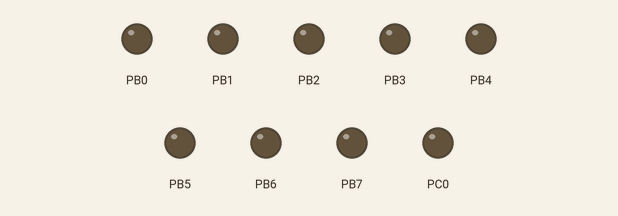
Recording of a program running on a simulated ATmega328P, built with avr-gcc and emulated at 8 MHz. Shown: output pins drawn as LEDs (lit = HIGH).

Above: at 0.12 s.
At 4.87 s:
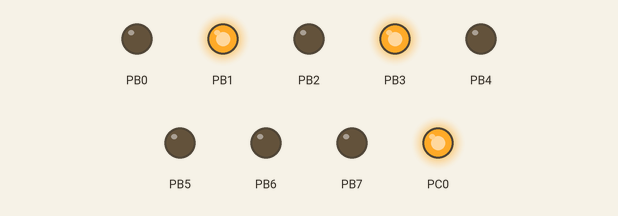
At 9.87 s:
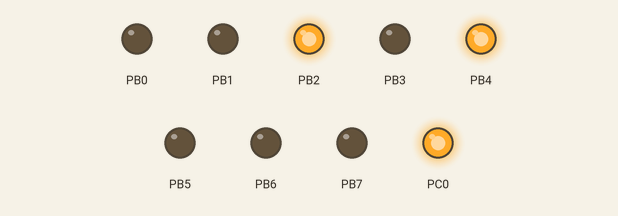
At 19.87 s:
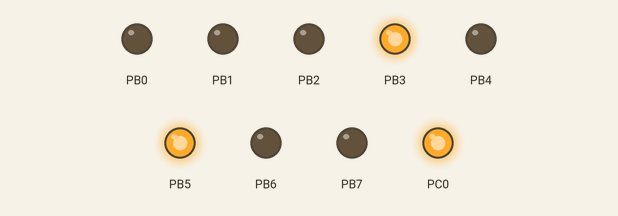
At 29.87 s:
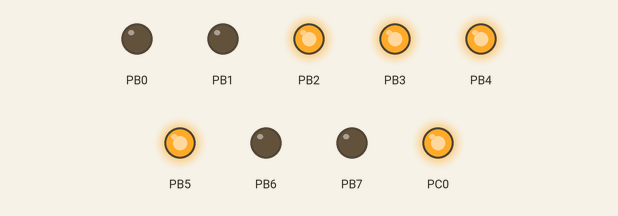
At 39.87 s:
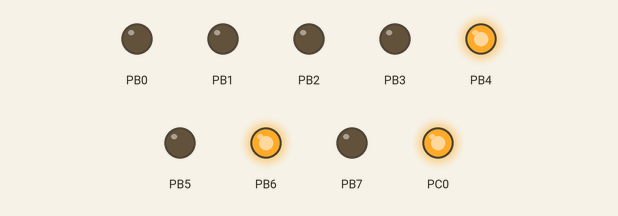
Timing chart, 0 to 40.0 s (numbered marks = the images above):
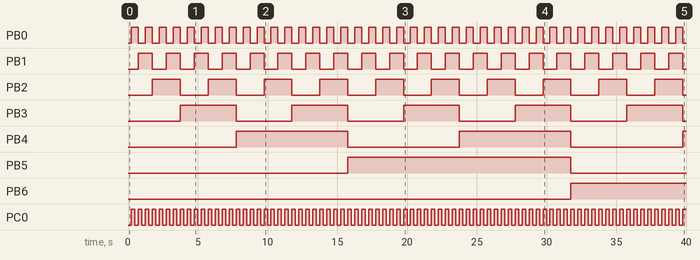

The program:

main.c
```c
/*
 * DA2T1C.c
 *
 * Created: 3/7/2016 10:47:19 AM
 * Author : Brandon
 */

#define F_CPU 8000000UL
#include <avr/io.h>
#include <util/delay.h>


int main(void)
{
    DDRC |= 0x01; // PORTC configured to output mode
	DDRB |= 0xFF;
	PORTC = 0x00; // PORTC initialized to 0
	PORTB = 0x00; // PORTB initialized to 0

    while (1)
    {
		TCNT1H = 0x85;
		TCNT1L = 0xEE; // set count
		TCCR1A = 0x00; // normal mode
		TCCR1B = 0x03; // set pre scalar

		while((TIFR1 & 0x01) == 0); // wait for flag

		TCCR1A = 0x00;
		TIFR1 |= 1<<TOV1; // reset flag

		PORTC ^= 0x01; // toggle PC0

		if(PORTC & 0x01)
			PORTB++; // increment count
    }
}
```

Measured:
- by itself, PB0: alternates HIGH for 0.50 s and LOW for 0.50 s
- by itself, PB1: alternates HIGH for 1.0 s and LOW for 1.0 s
- by itself, PB2: alternates HIGH for 2.0 s and LOW for 2.0 s
- by itself, PB3: alternates HIGH for 4.0 s and LOW for 4.0 s
- by itself, PB4: alternates HIGH for 8.0 s and LOW for 8.0 s
- by itself, PB5: LOW → HIGH at 15.8 s, → LOW 16.0 s later
- by itself, PB6: LOW → HIGH at 31.8 s
- by itself, PC0: alternates HIGH for 0.25 s and LOW for 0.25 s
